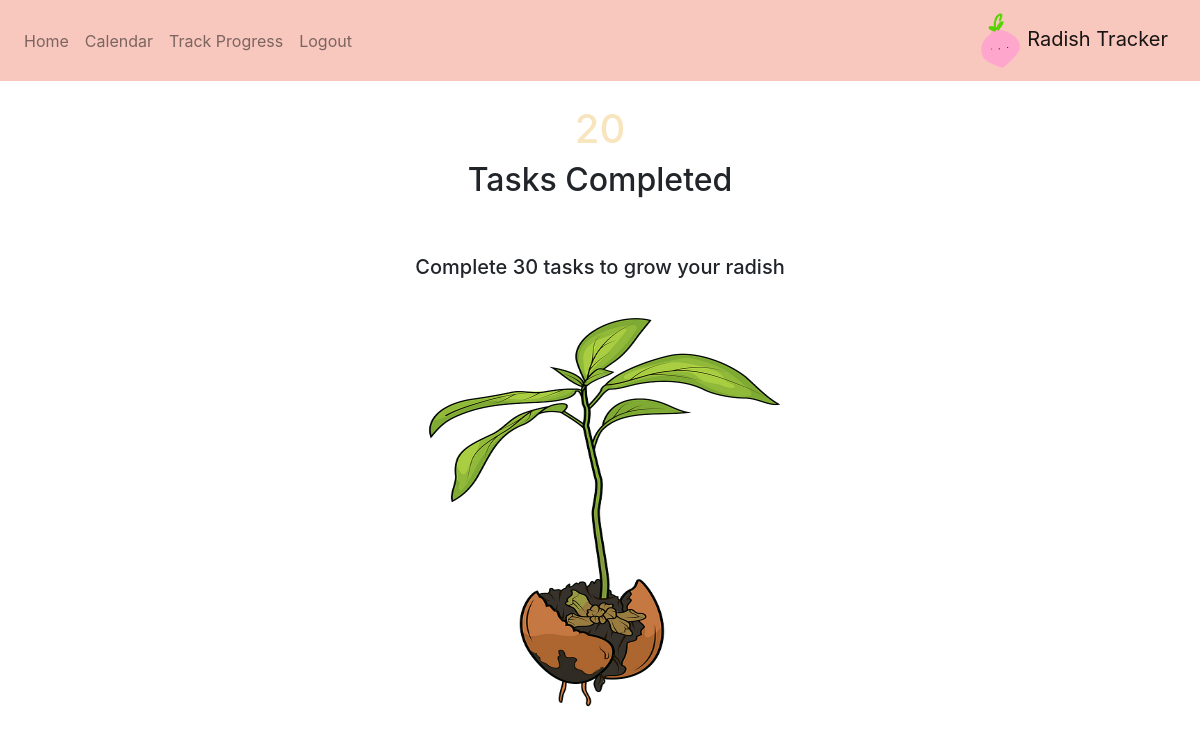
Before: /track (signed in) with the older database file.
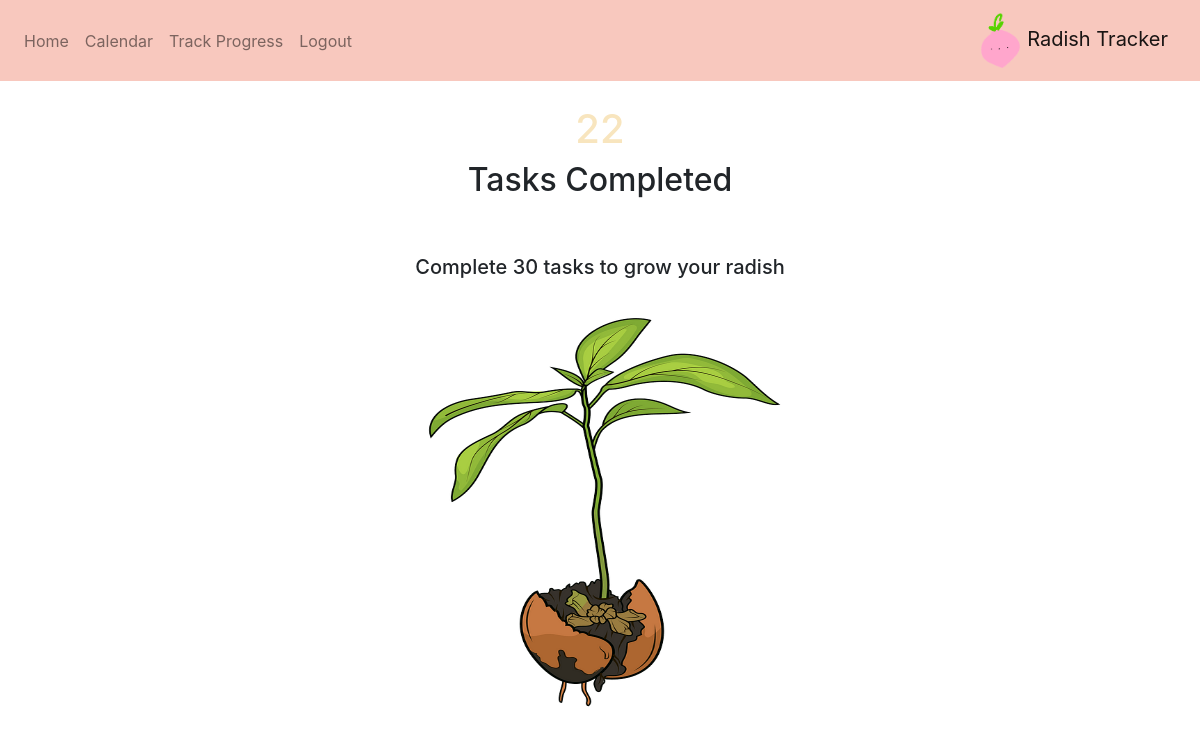
After: the same page with the newer database file.
### website/models.py (models this page shows)
class User(db.Model, UserMixin):
    id = db.Column(db.Integer, primary_key = True)
    email = db.Column(db.String(150), unique=True) #everyone needs different email
    password = db.Column(db.String(150))
    first_name = db.Column(db.String(150))
    amount_completed = db.Column(db.Integer)
    notes = db.relationship('Note') #list storing all different notes

### website/views.py (the view)
@views.route('/track')
@login_required
def trackProgress():
    return render_template("trackProgress.html", user = current_user)

### website/templates/trackProgress.html
{% extends "base.html" %} {% block title %}Home{% endblock %} {% block content
    %}
    <br />
    <h1 align = "center" style = "color:#F8E5BE">{{ user.amount_completed }}</h2>
    <h2 align = "center">Tasks Completed</h2>
    <br/>
    <br/>
    {% if (user.amount_completed<10) %}
        <h5 align = "center">Complete 10 tasks to grow your radish</h5>
        <br/>
        <div align = "center">
            <img src="./static/stage1.png" width = "400" height = "400" class = "center">
        </div>
    {% elif (user.amount_completed<20) %}
        <h5 align = "center">Complete 20 tasks to grow your radish</h5>
        <br/>
        <div align = "center">
            <img src="./static/stage2.png" width = "400" height = "400" class = "center">
        </div>
    {% elif (user.amount_completed<30) %}
        <h5 align = "center">Complete 30 tasks to grow your radish</h5>
        <br/>
        <div align = "center">
            <img src="./static/stage3.png" width = "400" height = "400" class = "center">
        </div>
    {% elif (user.amount_completed<40) %}
        <h5 align = "center">Complete 40 tasks to grow your radish</h5>
        <br/>
        <div align = "center">
            <img src="./static/stage4.png" width = "400" height = "400" class = "center">
        </div>
    {% elif (user.amount_completed<50) %}
        <h5 align = "center">Complete 50 tasks to grow your radish</h5>
        <br/>
        <div align = "center">
            <img src="./static/OfficialRadishLogo.png" width = "400" height = "400" class = "center">
        </div>
    {% else %}
        <h5 align = "center">Complete 60 tasks to level up</h5>
        <br/>
        <div align = "center">
            <img src="./static/stage6.png" width = "400" height = "400" class = "center">
        </div>
    {% endif %}
{% endblock %}

### website/templates/base.html (shortened to what this page needs)
<!DOCTYPE html>
<html>
    <head>
        <link
            rel="stylesheet"
            href="https://stackpath.bootstrapcdn.com/bootstrap/4.4.1/css/bootstrap.min.css"
        />
        <link
            rel="stylesheet"
            href="https://stackpath.bootstrapcdn.com/font-awesome/4.7.0/css/font-awesome.min.css"
        />
    </head>
    <body>
        <nav class = "navbar navbar-expand-lg navbar-light" style = "background-color: #F8C8BE;">
            <div class = "collapse navbar-collapse" id = "navbar">
                <div class = "navbar-nav">
                    {% if user.is_authenticated %}
                    <a class="nav-item nav-link" id = "home" href = "/">Home</a>
                    <a class="nav-item nav-link" id = "calendar" href = "/calendar">Calendar</a>
                    <a class="nav-item nav-link" id = "trackProgress" href = "/track">Track Progress</a>
                    <a class="nav-item nav-link" id = "logout" href = "/logout">Logout</a>
                    {% else %}
                    <a class="nav-item nav-link" id = "login" href = "/login">Login</a>
                    <a class="nav-item nav-link" id = "signUp" href = "/sign-up">Sign Up</a>
                    {%endif%}
                </div>
            </div>
            <a class = "navbar-brand" href = "#">
                <img src = "./static/OfficialRadishLogo.PNG" width = "44" height = "55" class = "d-inline-block alignt-top" alt = "">
                Radish Tracker
            </a>
        </nav>
        <div class = "container">
        {% block content %}
        {% endblock %}
        </div>
    </body>
</html>

Changed rows visible on the page:
changed User: amount_completed "20" → "22"
